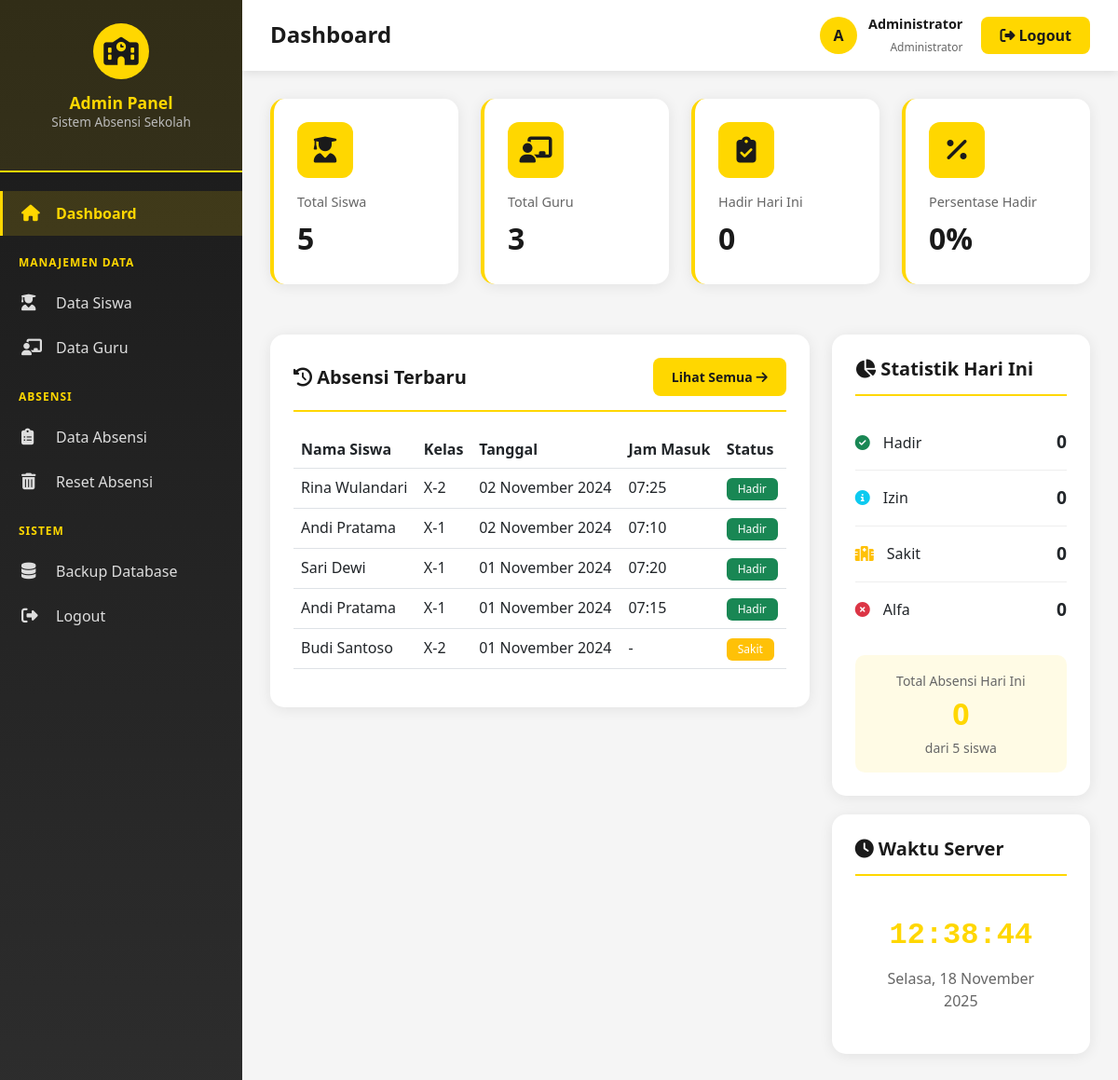
Page /admin/dashboard.php (signed in) on the earlier database version.
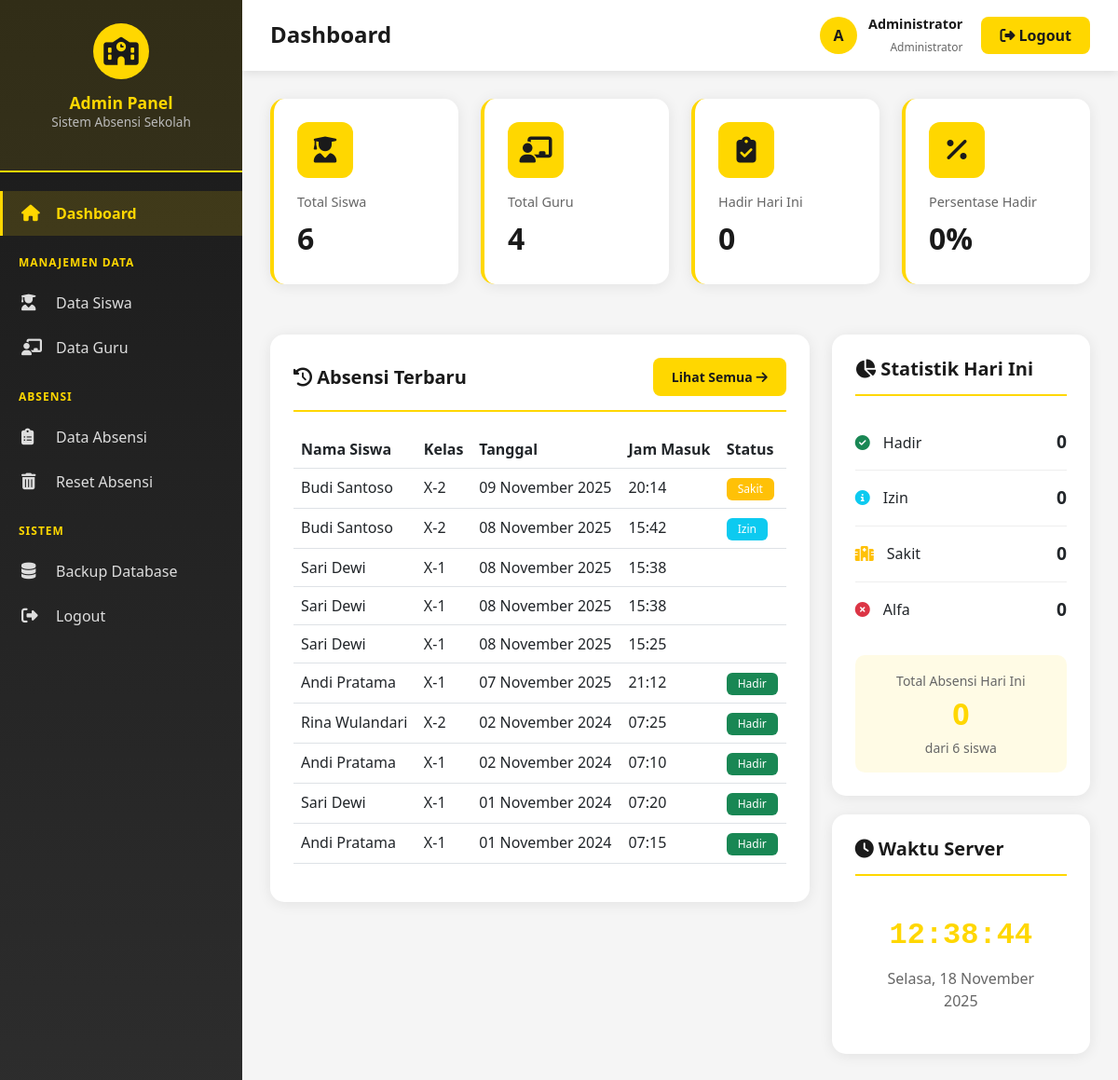
Same page on the later database version.
### tables this page shows
CREATE TABLE `absensi_lengkap` (
  `id_absensi` int(11) NOT NULL,
  `id_siswa` int(11) NOT NULL,
  `tanggal` date NOT NULL,
  `jam_masuk` time DEFAULT NULL,
  `jam_pulang` time DEFAULT NULL,
  `foto_masuk` varchar(255) DEFAULT NULL,
  `foto_pulang` varchar(255) DEFAULT NULL,
  `lokasi` varchar(100) DEFAULT NULL,
  `keterangan` text DEFAULT NULL,
  `status` enum('Hadir','Izin','Sakit','Alfa') DEFAULT 'Hadir'
);

CREATE TABLE `siswa` (
  `id_siswa` int(11) NOT NULL,
  `nama_siswa` varchar(100) NOT NULL,
  `nis` varchar(20) NOT NULL,
  `kelas` varchar(20) NOT NULL,
  `username` varchar(50) NOT NULL,
  `password` varchar(255) NOT NULL,
  `jenis_kelamin` enum('L','P') NOT NULL,
  `tempat_lahir` varchar(50) DEFAULT NULL,
  `tanggal_lahir` date DEFAULT NULL,
  `alamat` text DEFAULT NULL,
  `no_telp` varchar(15) DEFAULT NULL,
  `email` varchar(50) DEFAULT NULL,
  `nama_wali` varchar(100) DEFAULT NULL,
  `no_telp_wali` varchar(15) DEFAULT NULL,
  `foto_profil` varchar(255) DEFAULT 'default.jpg'
);

### config.php (called while the page is built, shortened)
<?php
function formatTanggal($tanggal) {
    $bulan = array(
        1 => 'Januari', 'Februari', 'Maret', 'April', 'Mei', 'Juni',
        'Juli', 'Agustus', 'September', 'Oktober', 'November', 'Desember'
    );
    $split = explode('-', $tanggal);
    return $split[2] . ' ' . $bulan[(int)$split[1]] . ' ' . $split[0];
}
?>

### admin/dashboard.php (the view, shortened to what the changed rows need)
<?php
require_once 'includes/header.php';
$total_siswa = $conn->query("SELECT COUNT(*) as total FROM siswa")->fetch_assoc()['total'];
$total_guru = $conn->query("SELECT COUNT(*) as total FROM guru")->fetch_assoc()['total'];
$today = date('Y-m-d');
$absensi_today = $conn->query("SELECT COUNT(*) as total FROM absensi_lengkap WHERE tanggal = '$today'")->fetch_assoc()['total'];
$latest_absensi = $conn->query("
    SELECT a.*, s.nama_siswa, s.kelas
    FROM absensi_lengkap a
    JOIN siswa s ON a.id_siswa = s.id_siswa
    ORDER BY a.tanggal DESC, a.jam_masuk DESC
    LIMIT 10
");
?>
<div class="row g-4 mb-4">
    <div class="col-md-3">
        <div class="stat-card">
            <div class="stat-icon">
                <i class="fas fa-user-graduate"></i>
            </div>
            <div class="stat-label">Total Siswa</div>
            <div class="stat-value"><?php echo $total_siswa; ?></div>
        </div>
    </div>
    <div class="col-md-3">
        <div class="stat-card">
            <div class="stat-icon">
                <i class="fas fa-chalkboard-teacher"></i>
            </div>
            <div class="stat-label">Total Guru</div>
            <div class="stat-value"><?php echo $total_guru; ?></div>
        </div>
    </div>
</div>
<div class="row g-4 mb-4">
    <div class="col-md-8">
        <div class="table-card">
            <div class="table-responsive">
                <table class="table table-hover">
                    <thead>
                        <tr>
                            <th>Nama Siswa</th>
                            <th>Kelas</th>
                            <th>Tanggal</th>
                            <th>Jam Masuk</th>
                            <th>Status</th>
                        </tr>
                    </thead>
                    <tbody>
                        <?php if ($latest_absensi->num_rows > 0): ?>
                            <?php while($row = $latest_absensi->fetch_assoc()): ?>
                                <tr>
                                    <td><?php echo $row['nama_siswa']; ?></td>
                                    <td><?php echo $row['kelas']; ?></td>
                                    <td><?php echo formatTanggal($row['tanggal']); ?></td>
                                    <td><?php echo $row['jam_masuk'] ? date('H:i', strtotime($row['jam_masuk'])) : '-'; ?></td>
                                    <td>
                                        <?php
                                        $badge_class = '';
                                        switch($row['status']) {
                                            case 'Hadir': $badge_class = 'bg-success'; break;
                                            case 'Izin': $badge_class = 'bg-info'; break;
                                            case 'Sakit': $badge_class = 'bg-warning'; break;
                                        }
                                        ?>
                                        <span class="badge <?php echo $badge_class; ?>">
                                            <?php echo $row['status']; ?>
                                        </span>
                                    </td>
                                </tr>
                            <?php endwhile; ?>
                        <?php else: ?>
                            <tr>
                                <td colspan="5" class="text-center">Belum ada data absensi</td>
                            </tr>
                        <?php endif; ?>
                    </tbody>
                </table>
            </div>
        </div>
    </div>
    <div class="col-md-4">
        <div class="table-card">
            <div style="margin-top: 20px; padding: 15px; background: rgba(255, 215, 0, 0.1); border-radius: 10px;">
                <div style="text-align: center;">
                    <small style="color: #666;">Total Absensi Hari Ini</small>
                    <div style="font-size: 2rem; font-weight: bold; color: var(--primary-yellow);">
                        <?php echo $absensi_today; ?>
                    </div>
                    <small style="color: #666;">dari <?php echo $total_siswa; ?> siswa</small>
                </div>
            </div>
        </div>
    </div>
</div>
<?php require_once 'includes/footer.php'; ?>

Differences in the rows shown:
no longer on this page (row unchanged): absensi_lengkap: id_siswa.nama_siswa "Budi Santoso", id_siswa.kelas "X-2", tanggal "01 November 2024", status "Sakit"
added absensi_lengkap: id_siswa.nama_siswa "Budi Santoso", id_siswa.kelas "X-2", tanggal "09 November 2025", jam_masuk "20:14", status "Sakit"
added absensi_lengkap: id_siswa.nama_siswa "Budi Santoso", id_siswa.kelas "X-2", tanggal "08 November 2025", jam_masuk "15:42", status "Izin"
added absensi_lengkap: id_siswa.nama_siswa "Sari Dewi", id_siswa.kelas "X-1", tanggal "08 November 2025", jam_masuk "15:38"
added absensi_lengkap: id_siswa.nama_siswa "Sari Dewi", id_siswa.kelas "X-1", tanggal "08 November 2025", jam_masuk "15:38"
added absensi_lengkap: id_siswa.nama_siswa "Sari Dewi", id_siswa.kelas "X-1", tanggal "08 November 2025", jam_masuk "15:25"
added absensi_lengkap: id_siswa.nama_siswa "Andi Pratama", id_siswa.kelas "X-1", tanggal "07 November 2025", jam_masuk "21:12", status "Hadir"
Other differences:
$total_siswa: "5" → "6"
$total_guru: "3" → "4"
